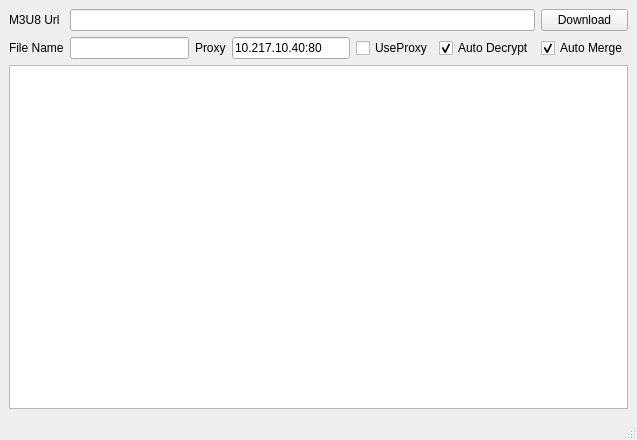
<?xml version="1.0" encoding="UTF-8"?>
<ui version="4.0">
 <class>MainWindow</class>
 <widget class="QMainWindow" name="MainWindow">
  <property name="geometry">
   <rect>
    <x>0</x>
    <y>0</y>
    <width>637</width>
    <height>440</height>
   </rect>
  </property>
  <property name="windowTitle">
   <string>M3U8 Downloader</string>
  </property>
  <widget class="QWidget" name="centralwidget">
   <layout class="QGridLayout" name="gridLayout">
    <item row="0" column="0">
     <widget class="QLabel" name="label">
      <property name="text">
       <string>M3U8 Url</string>
      </property>
     </widget>
    </item>
    <item row="0" column="1" colspan="5">
     <widget class="QLineEdit" name="m3u8_url">
      <property name="enabled">
       <bool>true</bool>
      </property>
      <property name="sizePolicy">
       <sizepolicy hsizetype="Expanding" vsizetype="Fixed">
        <horstretch>0</horstretch>
        <verstretch>0</verstretch>
       </sizepolicy>
      </property>
     </widget>
    </item>
    <item row="0" column="6">
     <widget class="QPushButton" name="Download">
      <property name="text">
       <string>Download</string>
      </property>
     </widget>
    </item>
    <item row="1" column="0">
     <widget class="QLabel" name="label_2">
      <property name="text">
       <string>File Name</string>
      </property>
     </widget>
    </item>
    <item row="1" column="1">
     <widget class="QLineEdit" name="save_file"/>
    </item>
    <item row="1" column="2">
     <widget class="QLabel" name="label_3">
      <property name="text">
       <string>Proxy</string>
      </property>
     </widget>
    </item>
    <item row="1" column="3">
     <widget class="QLineEdit" name="proxy">
      <property name="text">
       <string>10.217.10.40:80</string>
      </property>
     </widget>
    </item>
    <item row="1" column="4">
     <widget class="QCheckBox" name="cbProxy">
      <property name="text">
       <string>UseProxy</string>
      </property>
     </widget>
    </item>
    <item row="1" column="5">
     <widget class="QCheckBox" name="cbDecrypt">
      <property name="text">
       <string>Auto Decrypt</string>
      </property>
      <property name="checked">
       <bool>true</bool>
      </property>
     </widget>
    </item>
    <item row="1" column="6">
     <widget class="QCheckBox" name="cbCombine">
      <property name="text">
       <string>Auto Merge</string>
      </property>
      <property name="checked">
       <bool>true</bool>
      </property>
     </widget>
    </item>
    <item row="2" column="0" colspan="7">
     <widget class="QTableView" name="tableView">
      <property name="alternatingRowColors">
       <bool>true</bool>
      </property>
      <attribute name="horizontalHeaderHighlightSections">
       <bool>false</bool>
      </attribute>
      <attribute name="verticalHeaderVisible">
       <bool>false</bool>
      </attribute>
     </widget>
    </item>
   </layout>
  </widget>
  <widget class="QMenuBar" name="menubar">
   <property name="geometry">
    <rect>
     <x>0</x>
     <y>0</y>
     <width>637</width>
     <height>23</height>
    </rect>
   </property>
  </widget>
  <widget class="QStatusBar" name="statusbar"/>
 </widget>
 <resources/>
 <connections/>
</ui>
